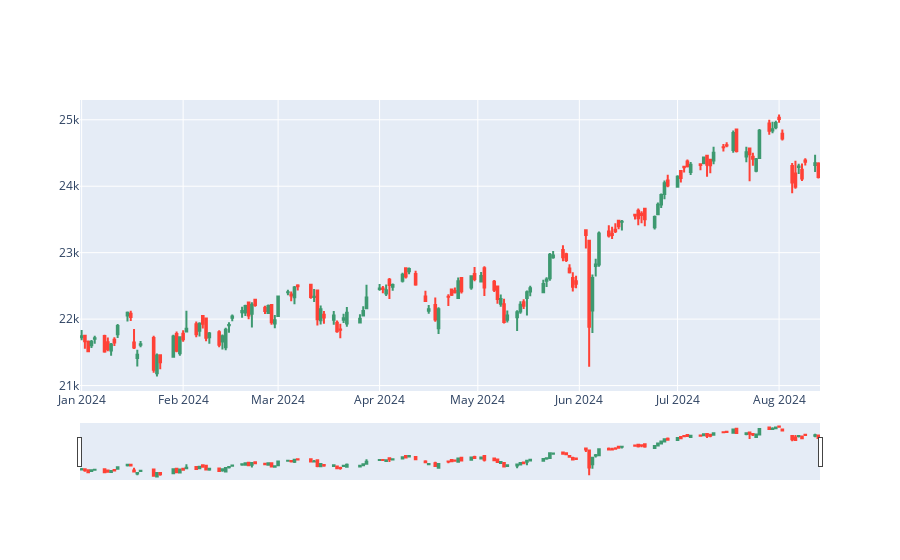

Notebook code for this chart:
### Code cell
import plotly.graph_objects as go

from datetime import datetime

fig = go.Figure(data=[go.Candlestick(x=nifty_data.index,
                open=nifty_data['Open'],
                high=nifty_data['High'],
                low=nifty_data['Low'],
                close=nifty_data['Close'])])

fig.show()

### Figure 1 — Plotly figure (JSON) as saved in the notebook; plotly's stock layout.template omitted (floating-point values rounded to 4 significant figures; data arrays with more than 128 entries replaced by an {"elided": "..."} marker saying what was removed)
{"data": [{"close": {"elided": "151 float values"}, "high": {"elided": "151 float values"}, "low": {"elided": "151 float values"}, "open": {"elided": "151 float values"}, "type": "candlestick", "x": {"elided": "151 str values"}}], "layout": {}}
